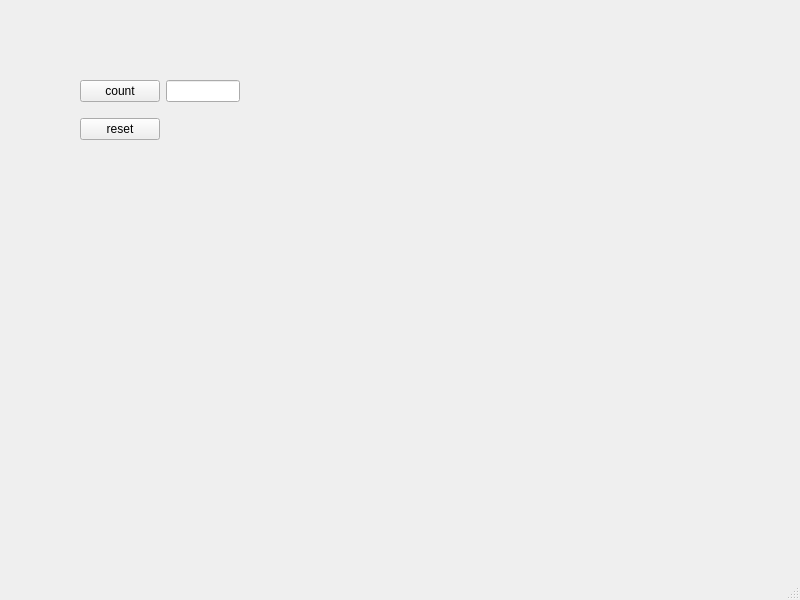
<?xml version="1.0" encoding="UTF-8"?>
<ui version="4.0">
 <class>MainWindow</class>
 <widget class="QMainWindow" name="MainWindow">
  <property name="geometry">
   <rect>
    <x>0</x>
    <y>0</y>
    <width>800</width>
    <height>600</height>
   </rect>
  </property>
  <property name="windowTitle">
   <string>MainWindow</string>
  </property>
  <widget class="QWidget" name="centralwidget">
   <widget class="QWidget" name="gridLayoutWidget">
    <property name="geometry">
     <rect>
      <x>80</x>
      <y>70</y>
      <width>160</width>
      <height>80</height>
     </rect>
    </property>
    <layout class="QGridLayout" name="gridLayout">
     <item row="0" column="0">
      <widget class="QPushButton" name="countButton">
       <property name="text">
        <string>count</string>
       </property>
      </widget>
     </item>
     <item row="1" column="0">
      <widget class="QPushButton" name="resetButton">
       <property name="text">
        <string>reset</string>
       </property>
      </widget>
     </item>
     <item row="0" column="1">
      <widget class="QLineEdit" name="lineEdit"/>
     </item>
    </layout>
   </widget>
  </widget>
  <widget class="QMenuBar" name="menubar">
   <property name="geometry">
    <rect>
     <x>0</x>
     <y>0</y>
     <width>800</width>
     <height>17</height>
    </rect>
   </property>
  </widget>
  <widget class="QStatusBar" name="statusbar"/>
 </widget>
 <resources/>
 <connections/>
</ui>
